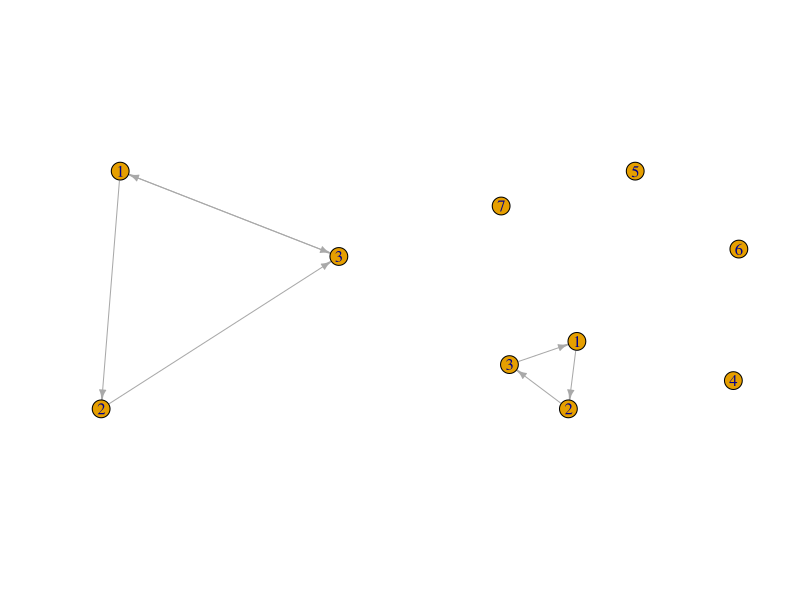
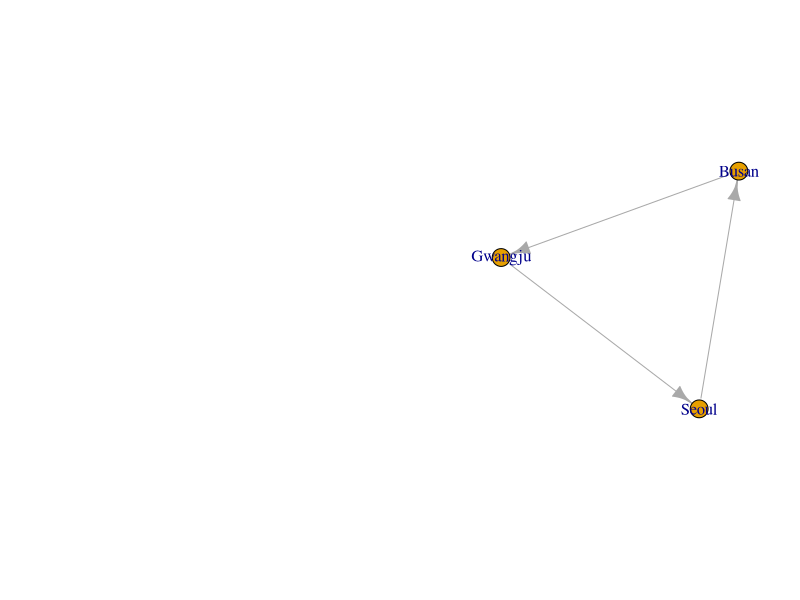
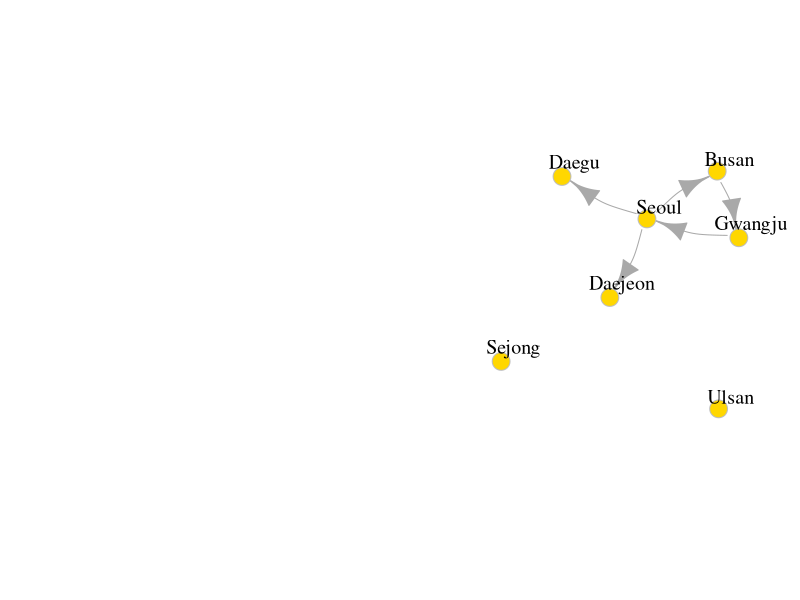
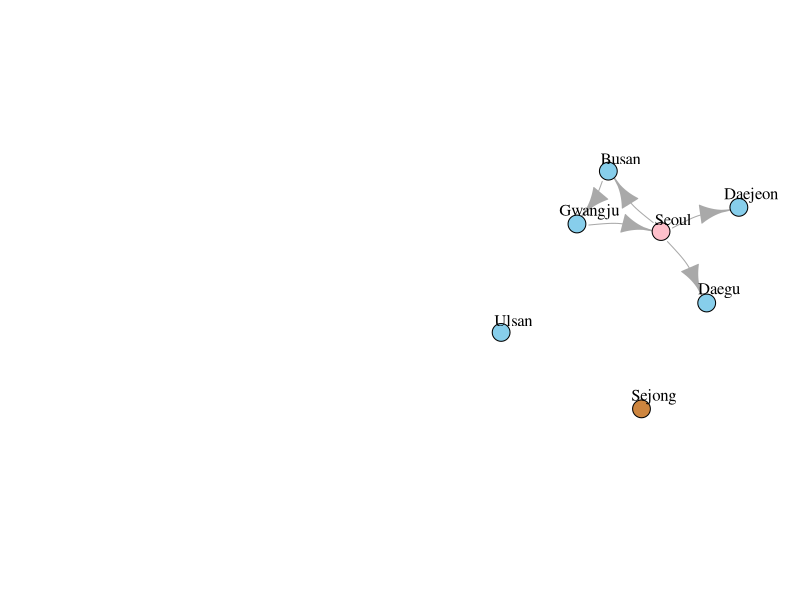
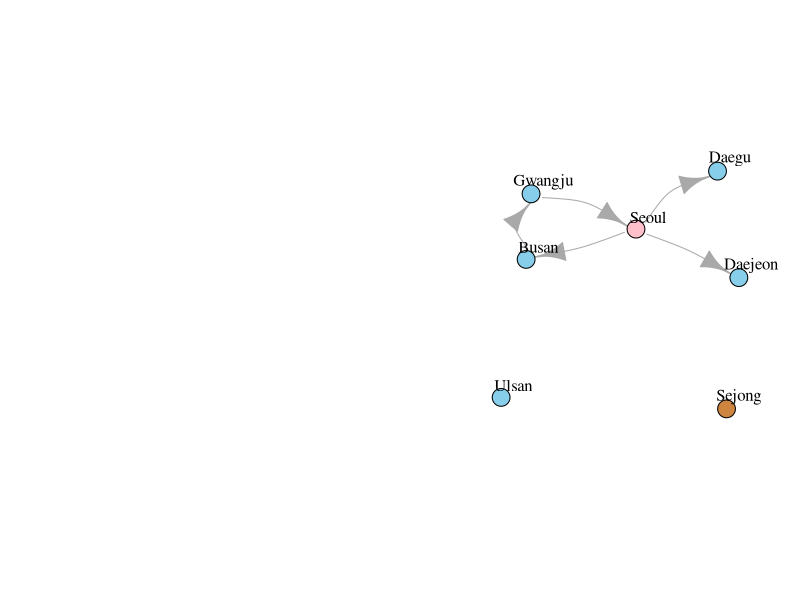
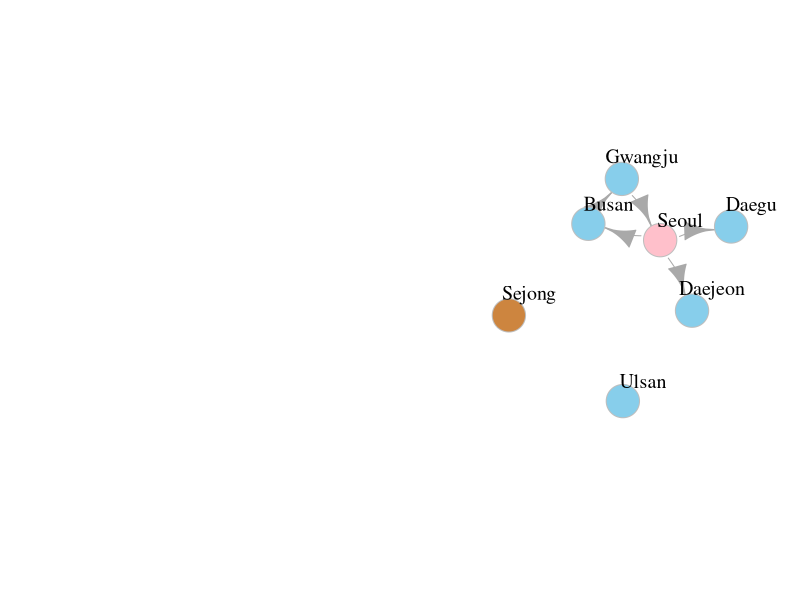
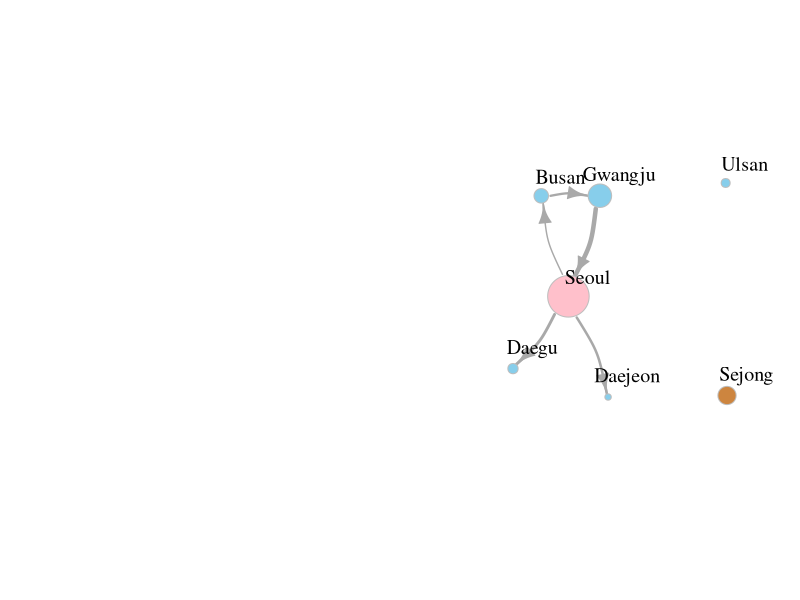
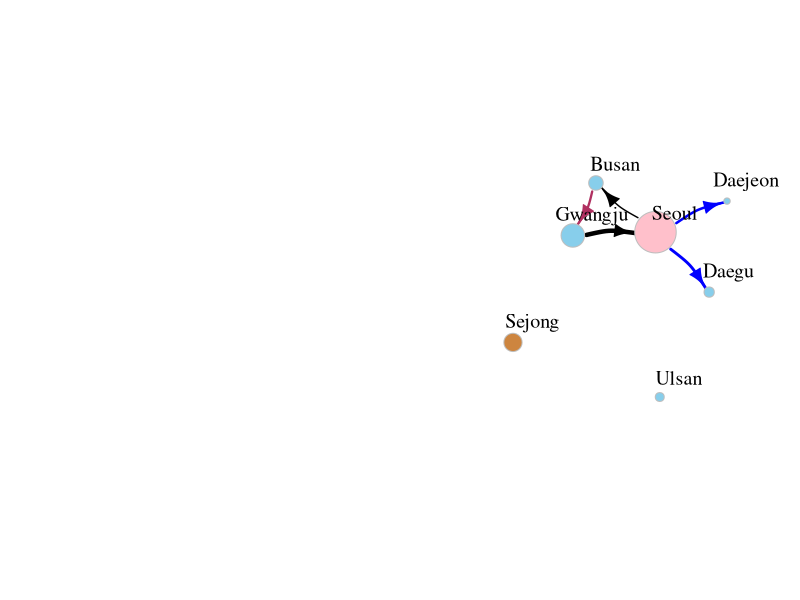

Write the R code that produced these figures, in order.
## 7.7. 네트워크 그림

# options("install.lock"=FALSE)
# install.packages("maptools")


## 7.7.1. 네트워크 그림 (1)
library(igraph)

split.screen(figs=c(1, 2))

screen(1)
g1 <- graph(edges=c(1, 2, 2, 3, 3, 1), n=3, directed=F)
plot(g1)

screen(2)
g2 <- graph(edges=c(1, 2, 2, 3, 3, 1), n=3, directed=T)
plot(g2)


## 7.7.2. 네트워크 그림 (2)
split.screen(figs=c(1, 2))

screen(1)
g1 <- graph(edges=c(1, 2, 2, 3, 3, 1, 1, 3), n=3)
plot(g1, edge.arrow.size=0.5)

screen(2)
g2 <- graph(edges=c(1, 2, 2, 3, 3, 1), n=7)
plot(g2, edge.arrow.size=0.5)


## 7.7.3. 네트워크 그림 (3)
g3 <- graph(c("Seoul", "Busan", "Busan", "Gwangju", "Gwangju", "Seoul"))
plot(g3)


## 7.7.4. 네트워크 그림 (4)
g4 <- graph(c("Seoul", "Busan", "Busan", "Gwangju", "Gwangju", "Seoul", "Seoul", "Daegu", "Seoul", "Daejeon"),
            isolates=c("Sejong", "Ulsan"))
plot(g4, edge.arrow.size=1.5, vertex.color="gold", vertex.size=15,
     vertex.frame.color="gray", vertex.label.color="black",
     vertex.label.cex=1.2, vertex.label.dist=2, edge.curved=0.2)


## 7.7.5. 네트워크 그림 (5)
g4 <- graph(c("Seoul", "Busan", "Busan", "Gwangju", "Gwangju", "Seoul", "Seoul", "Daegu", "Seoul", "Daejeon"),
            isolates=c("Sejong", "Ulsan"))
E(g4)
## [1] Seoul  ->Busan   Busan  ->Gwangju Gwangju->Seoul   Seoul  ->Daegu
## [5] Seoul  ->Daejeon

V(g4)$name
## [1] "Seoul"   "Busan"   "Gwangju" "Daegu"   "Daejeon" "Sejong"  "Ulsan"

V(g4)$Type <- c("Special", "Metropolitan", "Metropolitan", "Metropolitan", "Metropolitan",
                "Multi-functional Administrative", "Metropolitan")
V(g4)$Pop <- c(9.7, 3.4, 5.5, 2.4, 1.5, 4.27, 2.1)
V(g4)$Type
## [1] "Special"                         "Metropolitan"
## [3] "Metropolitan"                    "Metropolitan"
## [5] "Metropolitan"                    "Multi-functional Administrative"
## [7] "Metropolitan"

E(g4)$traffic_volume <- c(2.8, 4.5, 8.7, 5.64, 4.9)
E(g4)$traffic <- c('train', 'plane', 'train', 'highway', 'highway')
E(g4)$ttype <- c('business', 'business', 'business', 'travel', 'travel')

# 색지정: 서울(pink), 광역시(skyblue), 세종시(peru)
plot(g4, edge.arrow.size=1.5, vertex.label.color="black", vertex.label.dist=2,
     vertex.color=c("pink", rep("skyblue", 4), "peru", "skyblue"), edge.curved=0.2)


## 7.7.6. 네트워크 그림 (6)
plot(g4, edge.arrow.size=1.5,
     vertex.label.color="black", vertex.label.dist=2,
     vertex.color=c("pink", rep("skyblue", 4), "peru", "skyblue"),
     edge.curved=c(0.1, 0.9, 0.3, 0.4, 0.1))


## 7.7.7. 네트워크 그림 (7)
plot(g4, edge.arrow.size=1.5, vertex.size=30, vertex.frame.color="gray",
     vertex.label.color="black", vertex.label.cex=1.2, vertex.label.dist=3.5,
     edge.curved=0.2, vertex.color=c("pink", rep("skyblue", 4), "peru", "skyblue"))


## 7.7.8. 네트워크 그림 (8)
E(g4)$width <- E(g4)$traffic_volume / 2
plot(g4, edge.arrow.size=1, vertex.size=V(g4)$Pop * 4, vertex.frame.color="gray",
     vertex.label.color="black", vertex.label.cex=1.2, vertex.label.dist=3.5,
     edge.curved=0.2, vertex.color=c("pink", rep("skyblue", 4), "peru", "skyblue"))


## 7.7.9. 네트워크 그림 (9)
# 교통수단 색시정, 기차: 1(black), 비행기: 2(maroon), 고속도로: 3(blue)
te <- c('train', 'plane', 'train', 'highway', 'highway')
line.col <- ifelse(te == 'train', 1, ifelse(te == 'plane', 2, 3))
colrs <- c("black", "maroon", "blue")
plot(g4, edge.color=colrs[line.col], vertex.size=V(g4)$Pop * 4, vertex.frame.color="gray",
     vertex.label.color="black", vertex.label.cex=1.2, vertex.label.dist=3.5,
     edge.curved=0.2, vertex.color=c("pink", rep("skyblue", 4), "peru", "skyblue"))


## 7.7.10. 네트워크 그림 (10)
line.curve <- c(0.1, 0.9, 0.3, 0.4, 0.1)
mycolrs <- c("gold", rep("tomato", 4), "lightpink", "tomato")
plot(g4, edge.color=colrs[line.col], vertex.size=V(g4)$Pop * 6, vertex.frame.color="gray",
     vertex.label.color="black", vertex.label.cex=1.2, edge.curved=line.curve, vertex.color=mycolrs)
legend('topleft', c("Special", "Metropolitan", "Metropolitan Autonomous"), pch=21,
       pt.bg=c("gold", "tomato", "lightpink"), pt.cex=2, bty="n", ncol=1)
legend(x=-1.5, y=-1.5, c('train', 'plane', 'highway'), lty=1, lwd=2, col=colrs, bty="n", ncol=3)